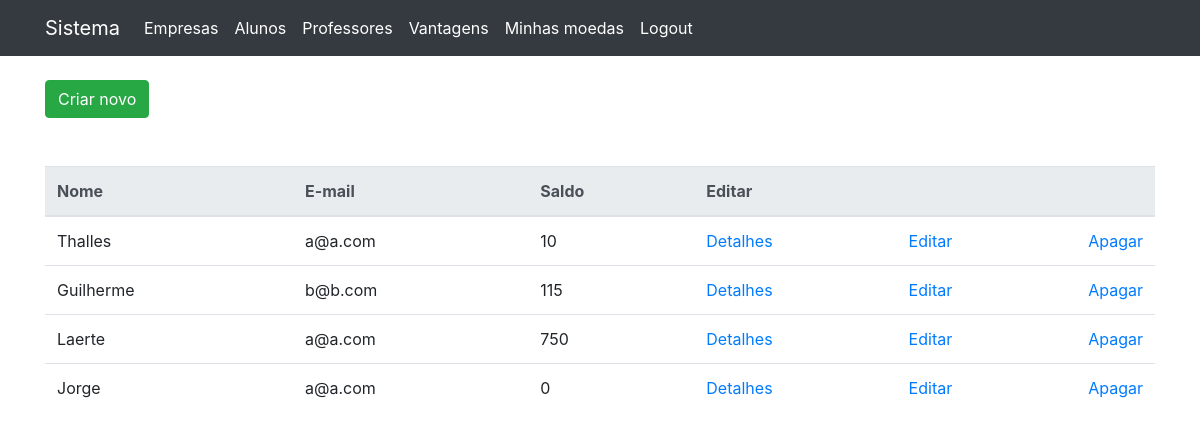
/alunos (signed in), run on the app's committed database.
### coin_system/models.py (models this page shows)
class Aluno(models.Model):
    user = models.OneToOneField(User, on_delete=models.CASCADE, blank=True, null=True)
    nome = models.CharField(max_length=120)
    email = models.EmailField()
    cpf = models.CharField(max_length=16)
    rg = models.CharField(max_length=24)
    endereco = models.CharField(max_length=240)
    instituicao_ensino = models.CharField(max_length=80)
    curso = models.CharField(max_length=80)
    saldo = models.IntegerField(default=0)

### coin_system/view_classes/aluno.py (the view)
# urls.py: path('alunos', aluno.AlunoListView.as_view(), name='aluno-list'),
class AlunoListView(ListView):
    model = Aluno
    template_name = 'aluno/list.html'
    context_object_name = 'alunos'
    paginate_by = 5
    def get_context_data(self, **kwargs):
        context = super(AlunoListView, self).get_context_data(**kwargs)
        alunos = self.get_queryset()
        page = self.request.GET.get('page')
        paginator = Paginator(alunos, self.paginate_by)
        try:
            alunos = paginator.page(page)
        except PageNotAnInteger:
            alunos = paginator.page(1)
        except EmptyPage:
            alunos = paginator.page(paginator.num_pages)
        context['alunos'] = alunos
        return context

### coin_system/templates/aluno/list.html (shortened to what this page needs)
{% extends "base.html" %}
{% block container %}
<a href="{% url 'aluno-new' %}" class="btn btn-success mb-5">Criar novo</a>
<table class="table">
    <tr>
        <thead class="thead-light">
            <tr>
                <th scope="col">Nome</th>
                <th scope="col">E-mail</th>
                <th scope="col">Saldo</th>
                <th scope="col">Editar</th>
            </tr>
        </thead>
        <tbody>
            {% for aluno in alunos %}
            <tr>
                <td>{{aluno.nome}}</td>
                <td>{{aluno.email}}</td>
                <td>{{aluno.saldo}}</td>
                <td class="d-flex flex-row justify-content-between">
                    <a href="{% url 'aluno-details' aluno.pk %}">Detalhes</a>
                    <a href="{% url 'aluno-update' aluno.pk %}">Editar</a>
                    <a href="{% url 'aluno-delete' aluno.pk %}">Apagar</a>
                </td>
            </tr>
            {% endfor %}
        </tbody>
</table>
{% endblock %}

### data on the page
Aluno: nome "Thalles", email "a@a.com", saldo "10"
Aluno: nome "Guilherme", email "b@b.com", saldo "115"
Aluno: nome "Laerte", email "a@a.com", saldo "750"
Aluno: nome "Jorge", email "a@a.com", saldo "0"
